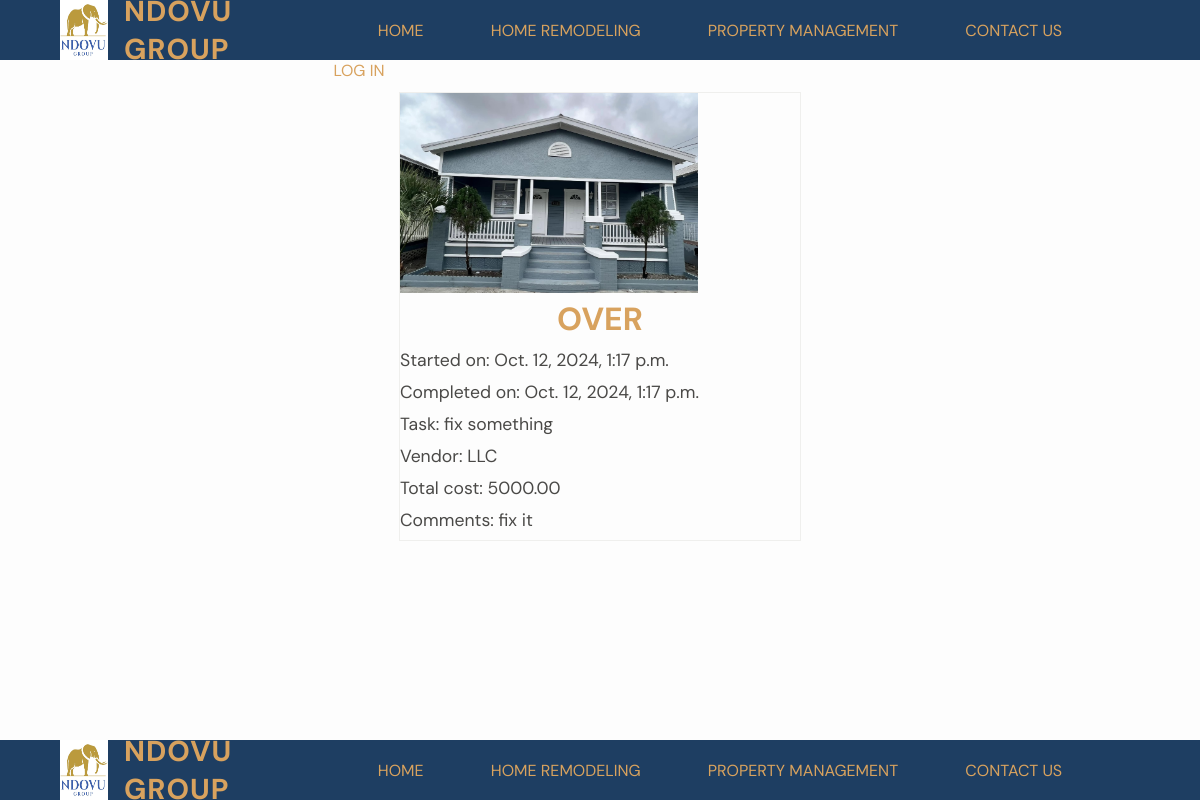
Page /projects/1/ on the earlier database version.
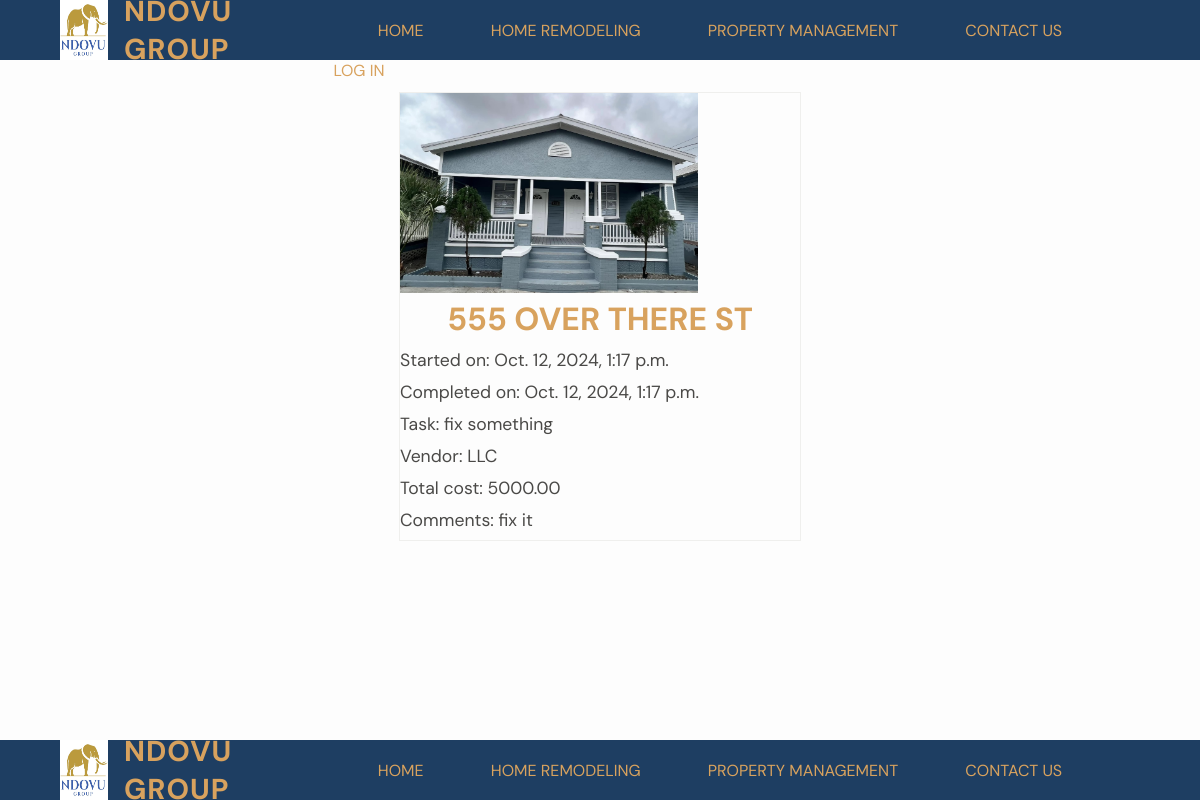
Same page on the later database version.
### projects/models.py (models this page shows, shortened)
class Project(models.Model):
    name = models.CharField(max_length=128)
    image = models.ImageField(upload_to="static/img")
    tasks = models.CharField(max_length=200)
    vendor = models.CharField(max_length=50)
    total_cost = MoneyField(max_digits=14, decimal_places=2, default_currency='USD')
    comments = models.TextField()
    start_date = models.DateTimeField(auto_now_add=True)
    complete_date = models.DateTimeField(null=True, blank=True)

### projects/views.py (the view)
# urls.py: path("<int:pk>/", views.ProjectDetailView.as_view(), name="detail"),
class ProjectDetailView(DetailView): # read single, reads a single copy for read-only
        template_name = "projects/detail_project.html"
        model = Project

### templates/projects/detail_project.html (shortened to what this page needs)
{% extends 'base.html' %}
{% load static %}
{% block content %}
<div class="projects-list center-row">
    <div class="project-card">
        <img src="{{ project.image.url }}" alt="house">
        <h1> {{ project.name }} </h1>
        <p> Started on: {{ project.start_date }} </p>
        <p> Completed on: {{ project.complete_date }} </p>
        <p> Task: {{ project.tasks }} </p>
        <p> Vendor: {{ project.vendor }} </p>
        <p> Total cost: {{ project.total_cost }} </p>
        <p> Comments: {{ project.comments }} </p>
    </div>
</div>
{% endblock content %}

Differences in the rows shown:
changed Project "fix something": name "OVER" → "555 OVER THERE ST"
